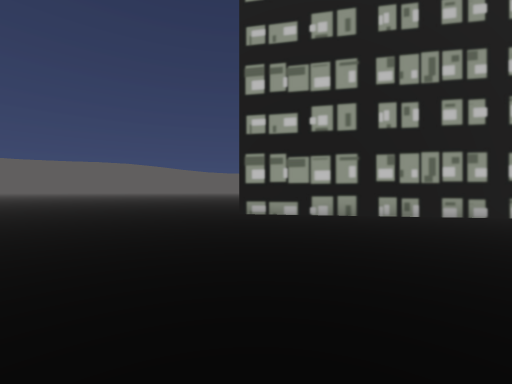
View 1 (above)

18 first-person views from a walk through a Unity game level. The camera is 1.5 m above the floor, looks level and sees 90° across. The floor is counted in squares, 2 m on a side. Each view is taken from the middle of a square. On the plan, view 1 faces up. The plan holds only what a view shows up to about 9 squares ahead; the rest is blank. The place goes on beyond the plan.

View 2
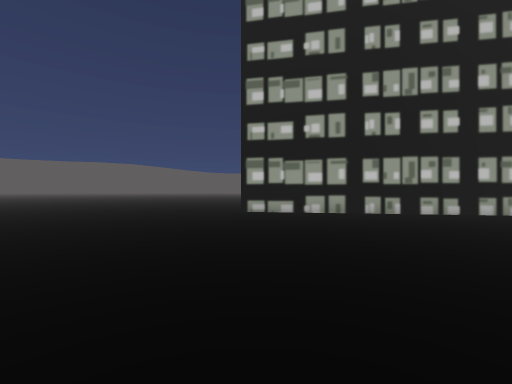

View 3
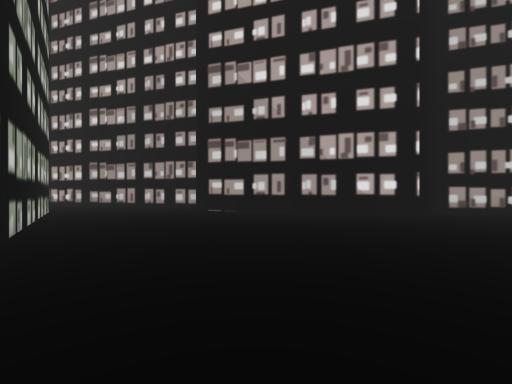

View 4
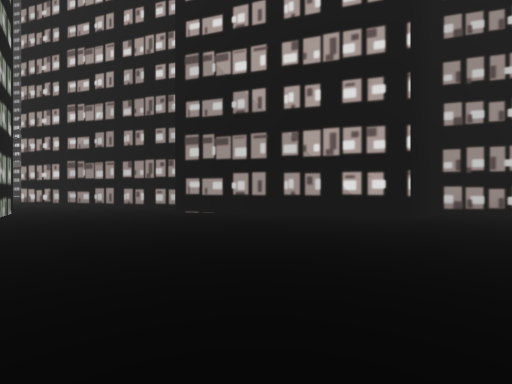

View 5
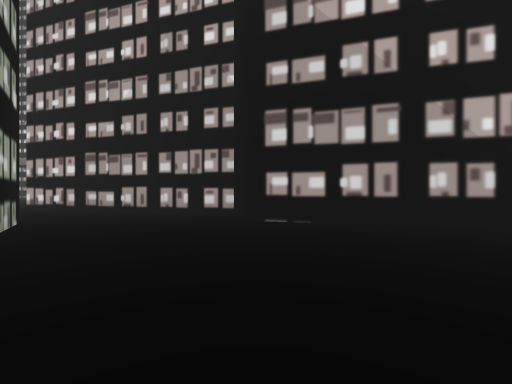

View 6
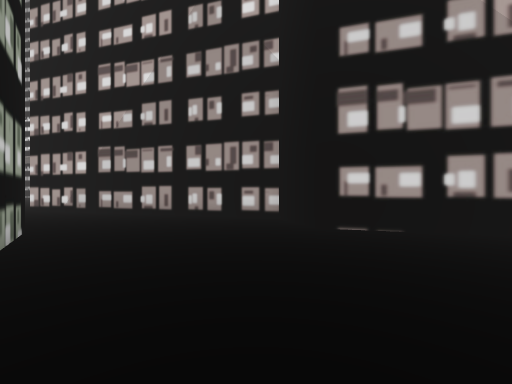

View 7
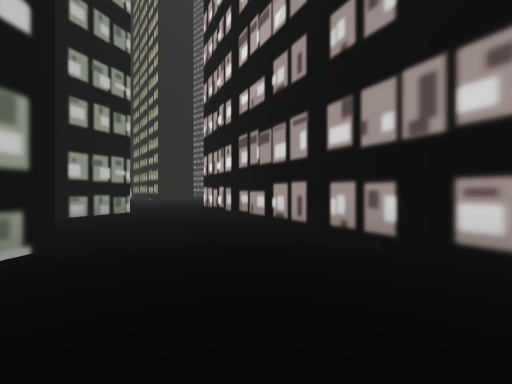

View 8
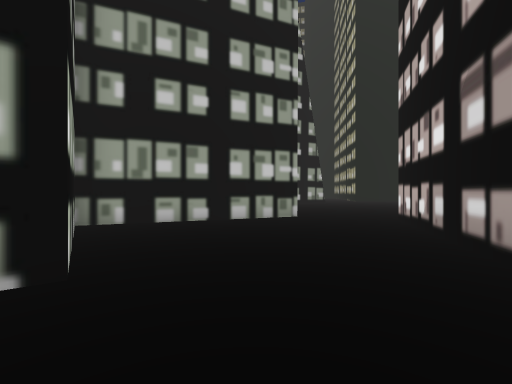

View 9
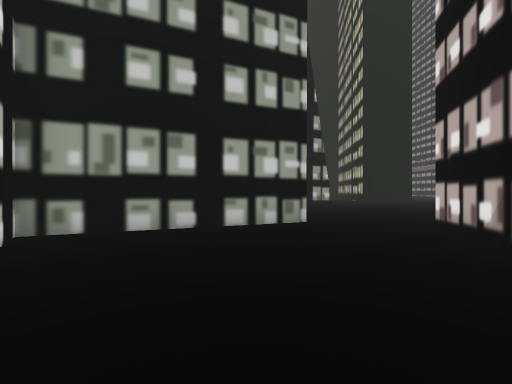

View 10
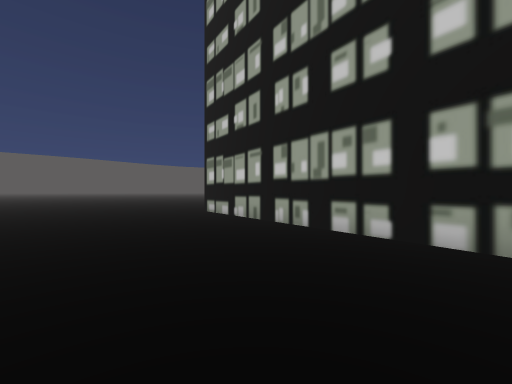

View 11
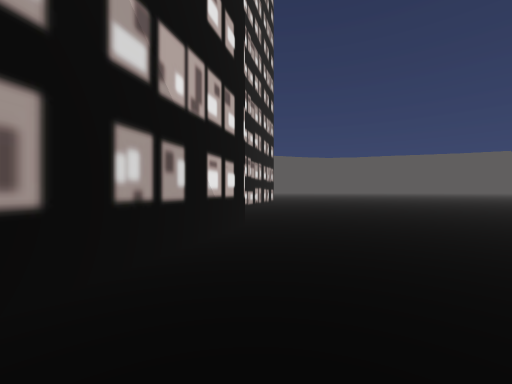

View 12
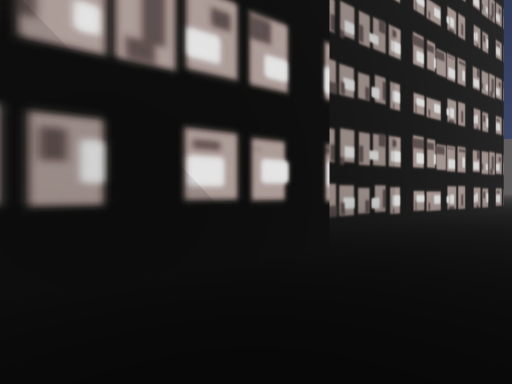

View 13
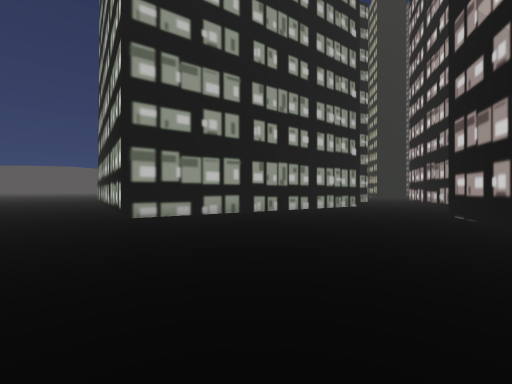

View 14
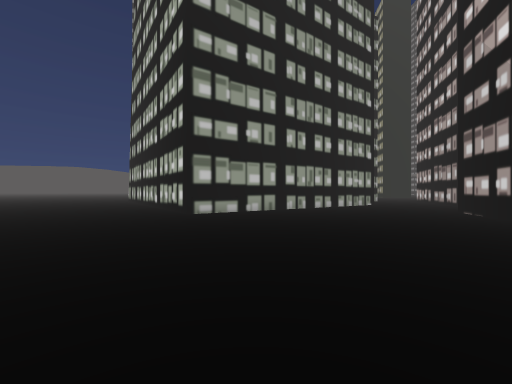

View 15
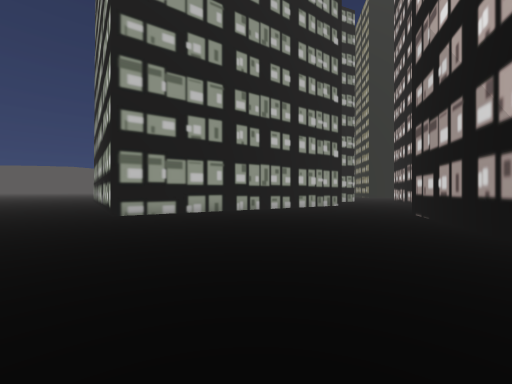

View 16
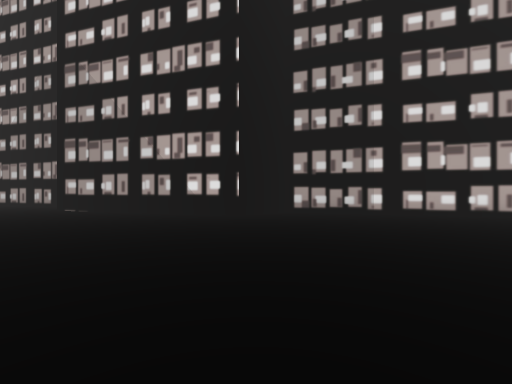

View 17
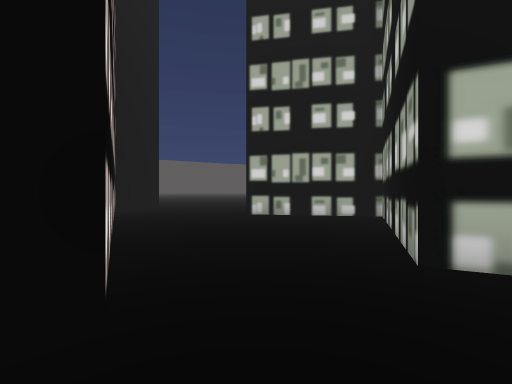

View 18
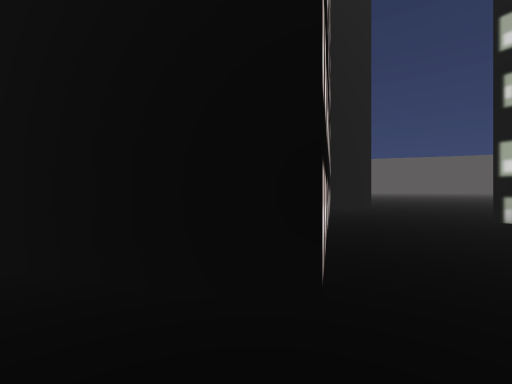

### Floor plan
Key: @ floor where view 1 was taken; # wall or solid block; . floor; B building.
Columns run from 6 left of view 1 to 19 right of it. Each row starts with its distance up from view 1.
 11  .....B          B##
 10  .....B          B.#####.
  9 ......BBB        B....#...
  8 .........BBBBB  B.........
  7 ..............BBB.........
  6 .......................#..
  5 ......................##
  4 ....................### #.
  3 ..................###   ##
  2 ............##..###
  1 ..........#######
  0 ......@..##
 -1 .......###
 -2 ......##
 -3 ......#
 -4 .....##
 -5 ...###
 -6 .###
 -7 ##

Where each view was taken, in squares from view 1:
view 1: 0 up, 0 right, facing up
view 2: 1 down, 0 right, facing up
view 3: 8 up, 2 left, facing down-right
view 4: 7 up, 2 left, facing down-right
view 5: 7 up, 2 right, facing down-right
view 6: 7 up, 4 right, facing down-right
view 7: 4 up, 7 right, facing right
view 8: 4 up, 10 right, facing up-right
view 9: 5 up, 11 right, facing up-right
view 10: 3 up, 8 right, facing up-left
view 11: 3 up, 4 right, facing down-left
view 12: 2 up, 1 right, facing down
view 13: 1 up, 3 left, facing up-right
view 14: 1 up, 5 left, facing up-right
view 15: 0 up, 3 left, facing up-right
view 16: 4 up, 6 left, facing down-right
view 17: 7 up, 19 right, facing left
view 18: 7 up, 19 right, facing down-left
